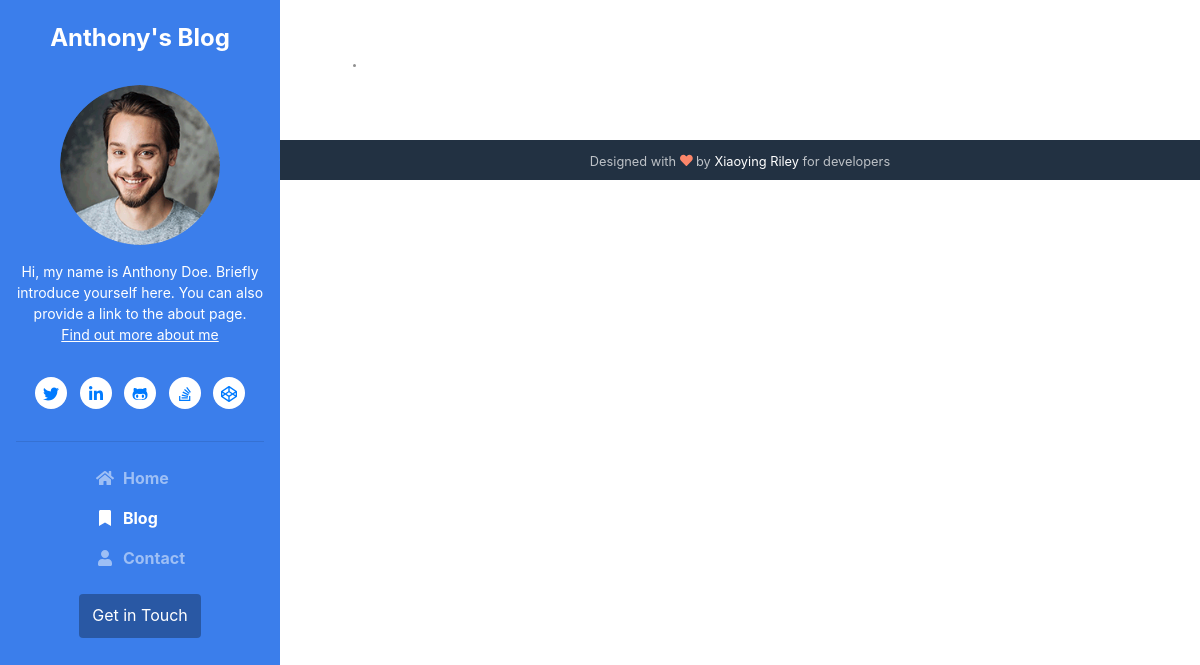
The app's page /blog/test-title-2, older data.
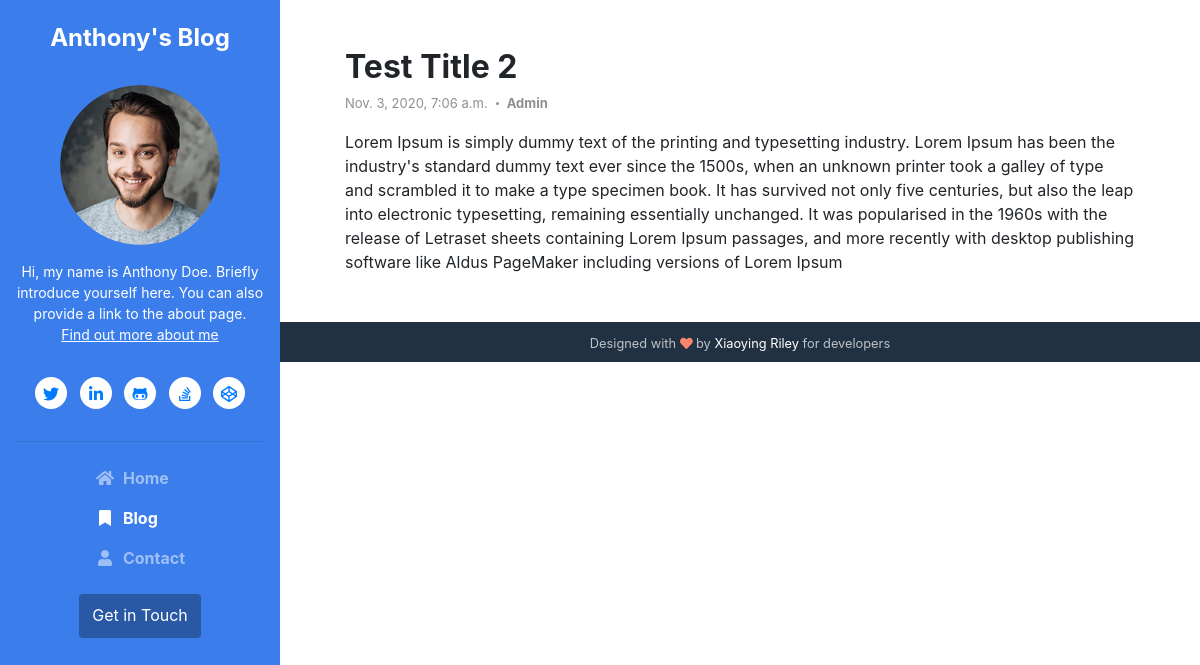
The same page, newer data.
### blog/models.py (models this page shows, shortened)
class Post(models.Model):
    sno = models.AutoField(primary_key=True)
    title = models.CharField(max_length=100, default="")
    slug = models.CharField(max_length=100, default="")
    author = models.CharField(max_length=50, default="")
    content = models.TextField()
    short_desc = models.CharField(max_length=219, default="")
    timestamp = models.DateTimeField()
    published = models.BooleanField(default=True)

### blog/views.py (the view)
# urls.py: path('<str:slug>', views.blogpost, name='BlogPost'),
def blogpost(request, slug):
    post = Post.objects.filter(slug=slug).first()
    context = {'post': post}
    return render(request, 'blog/blogpost.html', context)

### templates/blog/blogpost.html (shortened to what this page needs)
{% extends 'basicblog.html' %}
{% block blogactive %} active {% endblock blogactive%}
{% block body %}
<article class="blog-post px-3 py-5 p-md-5">
    <div class="container">
        <header class="blog-post-header">
            <h2 class="title mb-2">{{post.title}}</h2>
            <div class="meta mb-3"><span class="date">{{post.timestamp}}</span><span class="comment"><strong>{{post.author}}</strong></span></div>
        </header>
        <div class="blog-post-body">
            {{post.content}}
        </div>
    </div>
</article>
{% endblock body %}

### templates/basicblog.html (shortened to what this page needs)
<!DOCTYPE html>
<html lang="en">
<head>
	<link id="theme-style" rel="stylesheet" href="/static/css/theme-3.css">
	<link href="//maxcdn.bootstrapcdn.com/bootstrap/4.1.1/css/bootstrap.min.css" rel="stylesheet" id="bootstrap-css">
</head>
<body>
    <header class="header text-center">
	    <h1 class="blog-name pt-lg-4 mb-0"><a href="index.html">Anthony's Blog</a></h1>
	    <nav class="navbar navbar-expand-lg navbar-dark" >
			<div id="navigation" class="collapse navbar-collapse flex-column" >
				<div class="profile-section pt-3 pt-lg-0">
				    <img class="profile-image mb-3 rounded-circle mx-auto" src="/static/images/profile.png" alt="image" >
					<div class="bio mb-3">Hi, my name is Anthony Doe. Briefly introduce yourself here. You can also provide a link to the about page.<br><a href="about.html">Find out more about me</a></div>
					<ul class="social-list list-inline py-3 mx-auto">
			            <li class="list-inline-item"><a href="#"><i class="fab fa-twitter fa-fw"></i></a></li>
			            <li class="list-inline-item"><a href="#"><i class="fab fa-linkedin-in fa-fw"></i></a></li>
			            <li class="list-inline-item"><a href="#"><i class="fab fa-github-alt fa-fw"></i></a></li>
			            <li class="list-inline-item"><a href="#"><i class="fab fa-stack-overflow fa-fw"></i></a></li>
			            <li class="list-inline-item"><a href="#"><i class="fab fa-codepen fa-fw"></i></a></li>
			        </ul>
			        <hr>
				</div>
				<ul class="navbar-nav flex-column text-left">
					<li class="nav-item {% block homeactive %}{% endblock homeactive%}">
					    <a class="nav-link" href="/"><i class="fas fa-home fa-fw mr-2"></i>Home <span class="sr-only">(current)</span></a>
					</li>
					<li class="nav-item {% block blogactive %}{% endblock blogactive%}">
					    <a class="nav-link" href="/blog"><i class="fas fa-bookmark fa-fw mr-2"></i>Blog</a>
					</li>
					<li class="nav-item {% block contactactive %}{% endblock contactactive%}">
					    <a class="nav-link" href="/contact"><i class="fas fa-user fa-fw mr-2"></i>Contact</a>
					</li>
				</ul>
				<div class="my-2 my-md-3">
				    <a class="btn btn-primary" href="https://themes.3rdwavemedia.com/" target="_blank">Get in Touch</a>
				</div>
			</div>
		</nav>
    </header>
    <div class="main-wrapper">
	    {% block body %} {% endblock body %}
	    <footer class="footer text-center py-2 theme-bg-dark">
                <small class="copyright">Designed with <i class="fas fa-heart" style="color: #fb866a;"></i> by <a href="http://themes.3rdwavemedia.com" target="_blank">Xiaoying Riley</a> for developers</small>
	    </footer>
    </div>
</body>
</html>

Row changes from the older to the newer data that the page shows:
added Post: title "Test Title 2", timestamp "Nov. 3, 2020, 7:06 a.m.", author "Admin", content "Lorem Ipsum is simply dummy text of the printing and typesetting industry. Lorem Ipsum has been the industry's standard dummy text ever since the 1500s, when an unknown printer took a galley of type and scrambled it to make a type specimen book. It has survived not only five centuries, but also the leap into electronic typesetting, remaining essentially unchanged. It was popularised in the 1960s with the release of Letraset sheets containing Lorem Ipsum passages, and more recently with desktop publishing software like Aldus PageMaker including versions of Lorem Ipsum"
